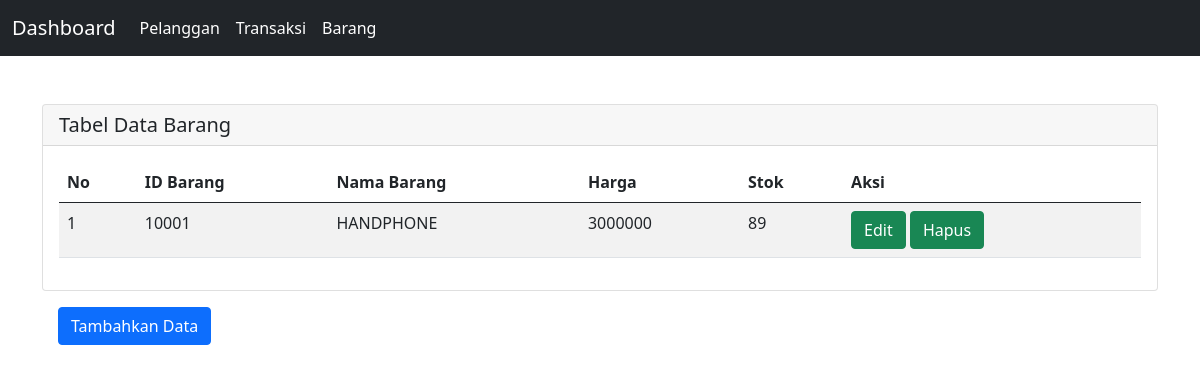
/barang/data_barang.php, run on the app's committed database.
### tables this page shows
CREATE TABLE `barang` (
  `id_barang` varchar(10) NOT NULL,
  `nama_barang` varchar(50) NOT NULL,
  `harga` varchar(80) NOT NULL,
  `stok` varchar(20) NOT NULL
);

### barang/data_barang.php (the view, shortened to what this page needs)
<!doctype html>
<html lang="en">
  <head>
    <link href="https://cdn.jsdelivr.net/npm/bootstrap@5.0.2/dist/css/bootstrap.min.css" rel="stylesheet">
  </head>
  <body>
		   <nav class="navbar navbar-expand-lg navbar-dark bg-dark">
		  		<div class="container-fluid">
				    <a class="navbar-brand" href="../menu/data.php">Dashboard</a>
		    	<div class="collapse navbar-collapse" id="navbarNav">
				      <ul class="navbar-nav">
				        <li class="nav-item">
				          <a class="nav-link active" aria-current="page" href="../pelanggan/data_pelanggan.php">Pelanggan</a>
				        </li>
				        <li class="nav-item">
			            <a class="nav-link active" aria-current="page" href="../transaksi/data_transaksi.php">Transaksi</a>
			          </li>
			          <li class="nav-item">
			            <a class="nav-link active" aria-current="page" href="#">Barang</a>
			          </li>
				      </ul>
		   		 </div>
		 		 </div>
			</nav>
			<div class="container">
			<div class="card mt-5">
			  <h5 class="card-header">Tabel Data Barang</h5>
			  <div class="card-body">
							    <table class="table table-striped table-hover ">
							  <thead>
							    <tr>
							    	<th scope="col">No </th>
							      <th scope="col">ID Barang</th>
							      <th scope="col">Nama Barang</th>
							      <th scope="col">Harga</th>
							      <th scope="col">Stok</th>
							      <th scope="col">Aksi</th>
							    </tr>
							  </thead>
							  <?php
					       require_once('../koneksi/config.php');
					        $no = 1;
					        $query = mysqli_query($conn, 'SELECT * FROM barang');
					        while ($data = mysqli_fetch_array($query)) {
					        	?>
								  <tbody>
								     <tr>
			                <td><?php echo $no++ ?></td>
			                <td><?php echo $data['id_barang'] ?></td>
			                <td><?php echo $data['nama_barang'] ?></td>
			                <td><?php echo $data['harga'] ?></td>
			                <td><?php echo $data['stok'] ?></td>
								      <td>
									 <a href="edit_barang.php?id_barang=<?=$data['id_barang']?>" type="button" class="btn btn-success btn-md">Edit</a>
									 <a href="hapus.php?id_barang=<?=$data['id_barang']?>" type="button" class="btn btn-success btn-md">Hapus</a>
								      </td>
								    </tr>
								  </tbody>
											<?php } ?>
									</table>
							            </div>
							        </div>
							            <a class="btn btn-primary m-3" data-bs-toggle="modal" href="#exampleModalToggle" role="button">Tambahkan Data</a>
			  </div>
  </body>
  </html>

### data on the page
barang: id_barang "10001", nama_barang "HANDPHONE", harga "3000000", stok "89"
